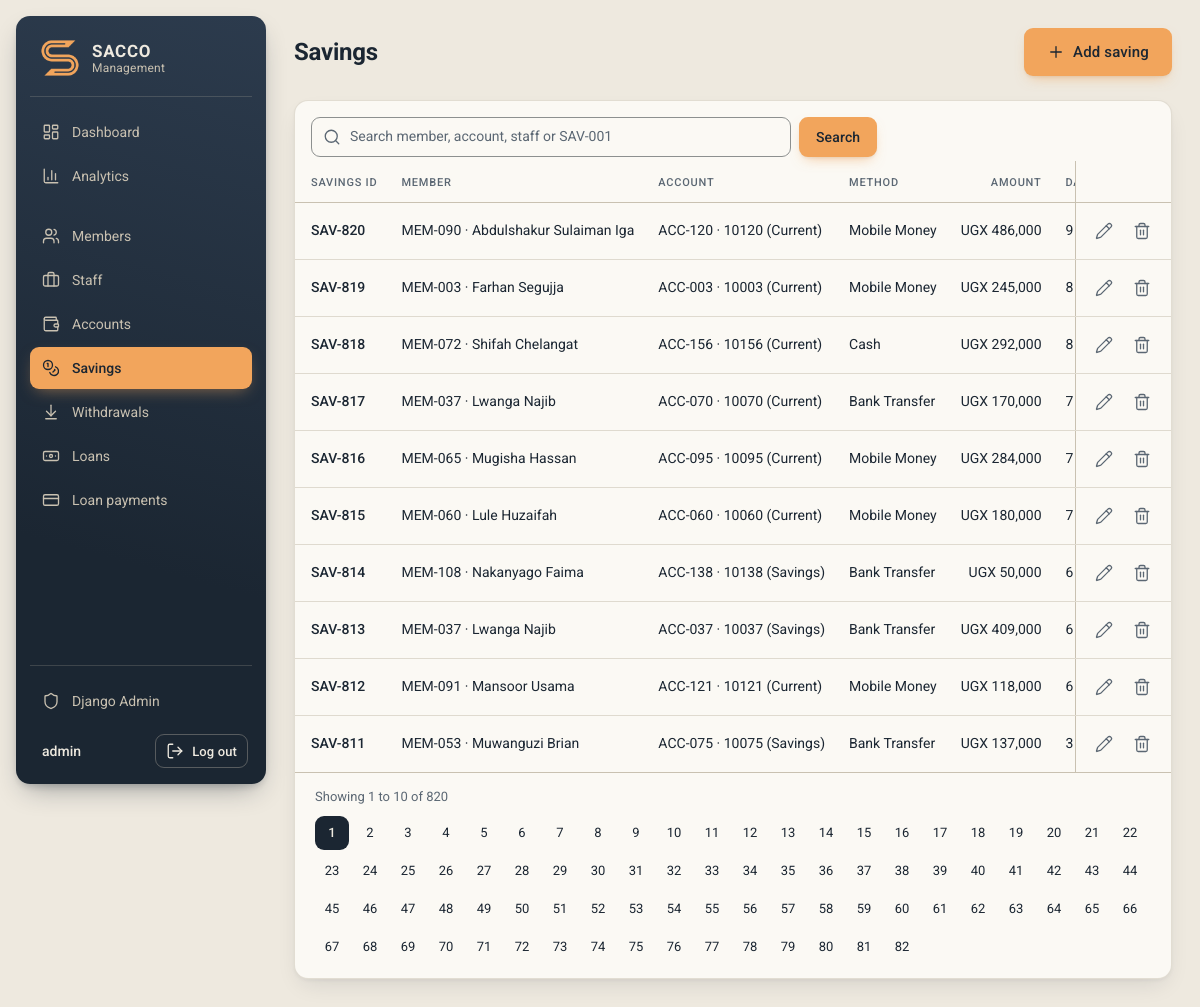
The page /savings/ (signed in) on the database its author committed.
### savings/models.py (models this page shows, shortened)
class Saving(CodedModel):
    code_prefix = "SAV"
    METHOD_CHOICES = [
        ("Cash", "Cash"),
        ("Mobile", "Mobile Money"),
        ("Bank", "Bank Transfer"),
    ]
    member = models.ForeignKey(Member, on_delete=models.CASCADE)
    account = models.ForeignKey(
        Account, on_delete=models.CASCADE, related_name="savings"
    )
    staff = models.ForeignKey(Staff, on_delete=models.CASCADE)
    payment_method = models.CharField(max_length=10, choices=METHOD_CHOICES)
    amount = models.PositiveBigIntegerField(validators=[MinValueValidator(1)])
    date = models.DateField()

### members/models.py (models this page shows)
class Member(CodedModel):
    code_prefix = "MEM"
    GENDER_CHOICES = [("M", "Male"), ("F", "Female")]
    first_name = models.CharField(max_length=100)
    last_name = models.CharField(max_length=100)
    contact = models.CharField(max_length=20)
    address = models.CharField(max_length=255)
    email = models.EmailField()
    gender = models.CharField(max_length=1, choices=GENDER_CHOICES)
    @property
    def full_name(self):
        return f"{self.first_name} {self.last_name}"
    def __str__(self):
        return f"{self.code} · {self.full_name}"

### accounts/models.py (models this page shows, shortened)
class Account(CodedModel):
    code_prefix = "ACC"
    TYPE_CHOICES = [("Savings", "Savings"), ("Current", "Current")]
    member = models.ForeignKey(Member, on_delete=models.CASCADE)
    account_number = models.CharField(max_length=20, unique=True)
    account_type = models.CharField(max_length=10, choices=TYPE_CHOICES)
    opening_balance = models.PositiveBigIntegerField(default=0)
    def __str__(self):
        return f"{self.code} · {self.account_number} ({self.account_type})"

### savings/views.py (the view, shortened to what this page needs)
# urls.py: path("savings/", views.saving_list, name="saving_list"),
@login_required
def saving_list(request):
    savings = Saving.objects.select_related("member", "account", "staff").order_by("-id")
    q = request.GET.get("q", "").strip()
    page_obj = Paginator(savings, 10).get_page(request.GET.get("page"))
    context = {
        "object_list": page_obj.object_list,
        "page_obj": page_obj,
        "q": q,
        "search_hint": "Search member, account, staff or SAV-001",
        "page_title": "Savings",
        "add_label": "Add saving",
        "add_url": reverse("saving_add"),
    }
    return render(request, "savings/saving_list.html", context)

### core/models.py (called while the page is built)
    @property
    def code(self):
        return f"{self.code_prefix}-{self.pk:03d}"

### core/templatetags/sacco.py (called while the page is built)
@register.filter
def ugx(value):
    return f"UGX {value or 0:,}"

### staff/models.py (called while the page is built)
    def __str__(self):
        return f"{self.code} · {self.first_name} {self.last_name}"

### templates/savings/saving_list.html (shortened to what this page needs)
{% extends "base.html" %}
{% load sacco %}
{% block page_title %}{{ page_title }}{% endblock %}
{% block actions %}
  <button type="button" class="btn btn-primary btn-lg" data-modal-url="{{ add_url }}"><i data-lucide="plus" aria-hidden="true"></i>{{ add_label }}</button>
{% endblock %}
{% block content %}
  <section class="card">
    {% include "partials/_search.html" %}
    <div class="table-wrap">
      <table class="table">
        <thead>
          <tr>
            <th scope="col">Savings ID</th>
            <th scope="col">Member</th>
            <th scope="col">Account</th>
            <th scope="col">Method</th>
            <th scope="col" class="num">Amount</th>
            <th scope="col">Date</th>
            <th scope="col">Staff</th>
            <th scope="col" class="col-actions" aria-label="Actions"></th>
          </tr>
        </thead>
        <tbody>
          {% for saving in object_list %}
            <tr>
              <td class="code">{{ saving.code }}</td>
              <td>{{ saving.member }}</td>
              <td>{{ saving.account }}</td>
              <td>{{ saving.get_payment_method_display }}</td>
              <td class="num">{{ saving.amount|ugx }}</td>
              <td>{{ saving.date|date:"j M Y" }}</td>
              <td>{{ saving.staff }}</td>
              <td class="col-actions">{% url 'saving_edit' saving.pk as edit_url %}{% url 'saving_delete' saving.pk as delete_url %}{% include "partials/_row_actions.html" %}</td>
            </tr>
          {% empty %}
            <tr><td class="table-empty" colspan="8">{% if q %}No savings match "{{ q }}".{% else %}No savings yet.{% endif %}</td></tr>
          {% endfor %}
        </tbody>
      </table>
    </div>
    {% include "partials/_pagination.html" with page_obj=page_obj %}
  </section>
{% endblock %}

### templates/partials/_sidebar.html (shortened to what this page needs)
{% load static %}<aside class="sidebar">
  <a class="brand" href="/">
    <img class="brand-logo" src="{% static 'img/logo.png' %}" alt="" width="40" height="40">
    <span class="brand-text">SACCO<small>Management</small></span>
  </a>
  <nav class="nav" aria-label="Main">
    <a class="nav-link" href="/"{% if request.path == "/" %} aria-current="page"{% endif %}>
      <i data-lucide="layout-dashboard" aria-hidden="true"></i>Dashboard
    </a>
    <a class="nav-link" href="/analytics/"{% if request.path == "/analytics/" %} aria-current="page"{% endif %}>
      <i data-lucide="chart-column" aria-hidden="true"></i>Analytics
    </a>
    <ul class="nav-list">
      <li><a class="nav-link" href="/members/"{% if "/members/" in request.path %} aria-current="page"{% endif %}><i data-lucide="users" aria-hidden="true"></i>Members</a></li>
      <li><a class="nav-link" href="/staff/"{% if "/staff/" in request.path %} aria-current="page"{% endif %}><i data-lucide="briefcase" aria-hidden="true"></i>Staff</a></li>
      <li><a class="nav-link" href="/accounts/"{% if "/accounts/" in request.path %} aria-current="page"{% endif %}><i data-lucide="wallet" aria-hidden="true"></i>Accounts</a></li>
      <li><a class="nav-link" href="/savings/"{% if "/savings/" in request.path %} aria-current="page"{% endif %}><i data-lucide="coins" aria-hidden="true"></i>Savings</a></li>
      <li><a class="nav-link" href="/withdrawals/"{% if "/withdrawals/" in request.path %} aria-current="page"{% endif %}><i data-lucide="arrow-down-to-line" aria-hidden="true"></i>Withdrawals</a></li>
      <li><a class="nav-link" href="/loans/"{% if "/loans/" in request.path %} aria-current="page"{% endif %}><i data-lucide="banknote" aria-hidden="true"></i>Loans</a></li>
      <li><a class="nav-link" href="/loan-payments/"{% if "/loan-payments/" in request.path %} aria-current="page"{% endif %}><i data-lucide="credit-card" aria-hidden="true"></i>Loan payments</a></li>
    </ul>
    {% if user.is_staff %}
    <div class="nav-bottom">
      <a class="nav-link" href="/admin/"><i data-lucide="shield" aria-hidden="true"></i>Django Admin</a>
    </div>
    {% endif %}
  </nav>
  <div class="user">
    <span class="user-name" title="{{ user.get_username }}">{{ user.get_username }}</span>
    <form method="post" action="/logout/">
      <button type="submit" class="btn btn-sidebar"><i data-lucide="log-out" aria-hidden="true"></i>Log out</button>
    </form>
  </div>
</aside>

### templates/partials/_row_actions.html
<div class="row-actions">
  <button type="button" class="icon-btn" data-modal-url="{{ edit_url }}" aria-label="Edit"><i data-lucide="pencil" aria-hidden="true"></i></button>
  <button type="button" class="icon-btn icon-btn-danger" data-modal-url="{{ delete_url }}" aria-label="Delete"><i data-lucide="trash-2" aria-hidden="true"></i></button>
</div>

### rows shown on the page
Saving: code "SAV-820", member "MEM-090 · Abdulshakur Sulaiman Iga", account "ACC-120 · 10120 (Current)", payment_method "Mobile Money", amount|ugx "UGX 486,000", date "9…"
Saving: code "SAV-819", member "MEM-003 · Farhan Segujja", account "ACC-003 · 10003 (Current)", payment_method "Mobile Money", amount|ugx "UGX 245,000", date "8…"
Saving: code "SAV-818", member "MEM-072 · Shifah Chelangat", account "ACC-156 · 10156 (Current)", payment_method "Cash", amount|ugx "UGX 292,000", date "8…"
Saving: code "SAV-817", member "MEM-037 · Lwanga Najib", account "ACC-070 · 10070 (Current)", payment_method "Bank Transfer", amount|ugx "UGX 170,000", date "7…"
Saving: code "SAV-816", member "MEM-065 · Mugisha Hassan", account "ACC-095 · 10095 (Current)", payment_method "Mobile Money", amount|ugx "UGX 284,000", date "7…"
Saving: code "SAV-815", member "MEM-060 · Lule Huzaifah", account "ACC-060 · 10060 (Current)", payment_method "Mobile Money", amount|ugx "UGX 180,000", date "7…"
Saving: code "SAV-814", member "MEM-108 · Nakanyago Faima", account "ACC-138 · 10138 (Savings)", payment_method "Bank Transfer", amount|ugx "UGX 50,000", date "6…"
Saving: code "SAV-813", member "MEM-037 · Lwanga Najib", account "ACC-037 · 10037 (Savings)", payment_method "Bank Transfer", amount|ugx "UGX 409,000", date "6…"
Saving: code "SAV-812", member "MEM-091 · Mansoor Usama", account "ACC-121 · 10121 (Current)", payment_method "Mobile Money", amount|ugx "UGX 118,000", date "6…"
Saving: code "SAV-811", member "MEM-053 · Muwanguzi Brian", account "ACC-075 · 10075 (Savings)", payment_method "Bank Transfer", amount|ugx "UGX 137,000", date "3…"

### other values the page prints
{{ user.get_username }} "admin"
{{ page_title }} "Savings"
{{ add_label }} "Add saving"
{{ page_obj.start_index }} "1"
{{ page_obj.end_index }} "10"
{{ page_obj.paginator.count }} "820"
{{ number }} "1" "2" "3" "4" "5" "6" "7" "8" "9" "10" "11" "12" "13" "14" "15" "16" "17" "18" "19" "20" "21" "22" "23" "24" "25" "26" "27" "28" "29" "30" "31" "32" "33" "34" "35" "36" "37" "38" "39" "40" "41" "42" "43" "44" "45" "46" "47" "48" "49" "50" "51" "52" "53" "54" "55" "56" "57" "58" "59" "60" "61" "62" "63" "64" "65" "66" "67" "68" "69" "70" "71" "72" "73" "74" "75" "76" "77" "78" "79" "80" "81" "82"
